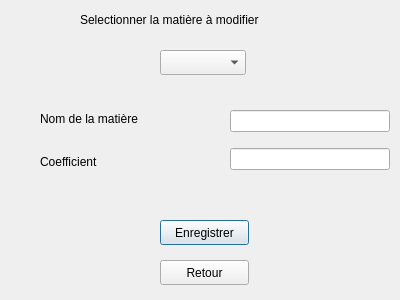
<?xml version="1.0" encoding="UTF-8"?>
<ui version="4.0">
 <class>ModifierMatiere</class>
 <widget class="QDialog" name="ModifierMatiere">
  <property name="geometry">
   <rect>
    <x>0</x>
    <y>0</y>
    <width>400</width>
    <height>300</height>
   </rect>
  </property>
  <property name="windowTitle">
   <string>Modifier une matière</string>
  </property>
  <widget class="QLabel" name="label">
   <property name="geometry">
    <rect>
     <x>80</x>
     <y>10</y>
     <width>231</width>
     <height>20</height>
    </rect>
   </property>
   <property name="text">
    <string>Selectionner la matière à modifier</string>
   </property>
  </widget>
  <widget class="QComboBox" name="matieres">
   <property name="geometry">
    <rect>
     <x>160</x>
     <y>50</y>
     <width>86</width>
     <height>25</height>
    </rect>
   </property>
  </widget>
  <widget class="QWidget" name="verticalLayoutWidget">
   <property name="geometry">
    <rect>
     <x>40</x>
     <y>100</y>
     <width>160</width>
     <height>80</height>
    </rect>
   </property>
   <layout class="QVBoxLayout" name="verticalLayout">
    <item>
     <widget class="QLabel" name="label_2">
      <property name="text">
       <string>Nom de la matière</string>
      </property>
     </widget>
    </item>
    <item>
     <widget class="QLabel" name="label_3">
      <property name="text">
       <string>Coefficient</string>
      </property>
     </widget>
    </item>
   </layout>
  </widget>
  <widget class="QWidget" name="verticalLayoutWidget_2">
   <property name="geometry">
    <rect>
     <x>230</x>
     <y>100</y>
     <width>160</width>
     <height>80</height>
    </rect>
   </property>
   <layout class="QVBoxLayout" name="verticalLayout_2">
    <item>
     <widget class="QLineEdit" name="nouveauNom"/>
    </item>
    <item>
     <widget class="QLineEdit" name="nouveauCoefficient"/>
    </item>
   </layout>
  </widget>
  <widget class="QPushButton" name="save">
   <property name="geometry">
    <rect>
     <x>160</x>
     <y>220</y>
     <width>89</width>
     <height>25</height>
    </rect>
   </property>
   <property name="text">
    <string>Enregistrer</string>
   </property>
  </widget>
  <widget class="QPushButton" name="cancel">
   <property name="geometry">
    <rect>
     <x>160</x>
     <y>260</y>
     <width>89</width>
     <height>25</height>
    </rect>
   </property>
   <property name="text">
    <string>Retour</string>
   </property>
  </widget>
 </widget>
 <resources/>
 <connections/>
</ui>
